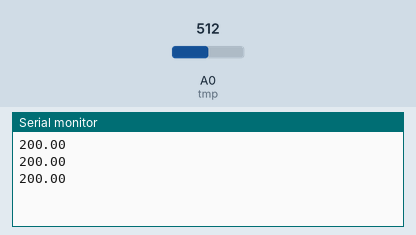
Recording of a sketch running on a simulated Arduino Uno, built with avr-gcc and run on an emulated ATmega328P. On the bench: the last lines printed to the serial monitor. Inputs (shaded band) come from the test bench; at power-on: A0 (tmp) = 512.

Above: at 1.3 s.
1.4 s: A0 (tmp) set to 716
At 1.9 s:
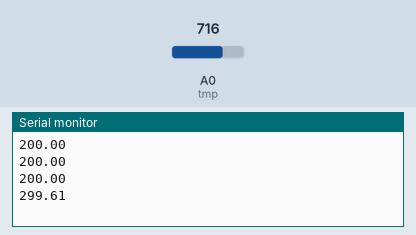
2.9 s: A0 (tmp) set to 900
At 3.4 s:
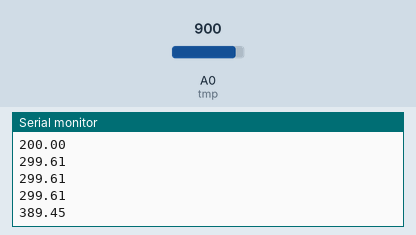
Timing chart, 0 to 5.9 s (numbered marks = the images above; inputs shaded):
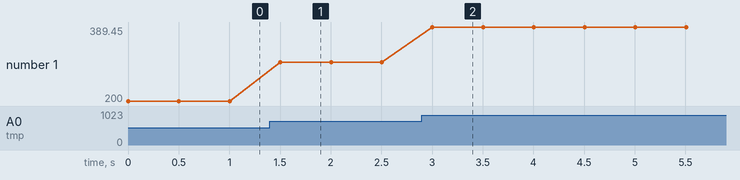

The sketch:

sketch_nov01b.ino
```cpp
const int tmp = A0;
//const int p = 8;

void setup() {
  //lcd.begin(16, 2);
  Serial.begin(9600);
  pinMode(tmp, INPUT);
  // put your setup code here, to run once:

}

void loop() {
  //digitalWrite(p,LOW);
  int Temp = analogRead(tmp);
  float volts = Temp * 5.0;
  volts /= 1024.0;
  volts = (volts - 0.5) * 100;
  //float c = (volts - .5) * 100;
  //float f = (c * 9 / 5 + 32);
  Serial.println(volts);
  //lcd.setCursor(5, 0);
  //lcd.print(c);
  delay(500);
  // put your main code here, to run repeatedly:

}
```

Measured:
- after the input at 1.4 s, the serial monitor: prints a new line after 0.10 s (image 1)
- after the input at 2.9 s, the serial monitor: prints a new line after 0.10 s (image 2)
- plotted number 1: 200 → 299.61 after the input at 1.4 s, 299.61 → 389.45 after the input at 2.9 s
